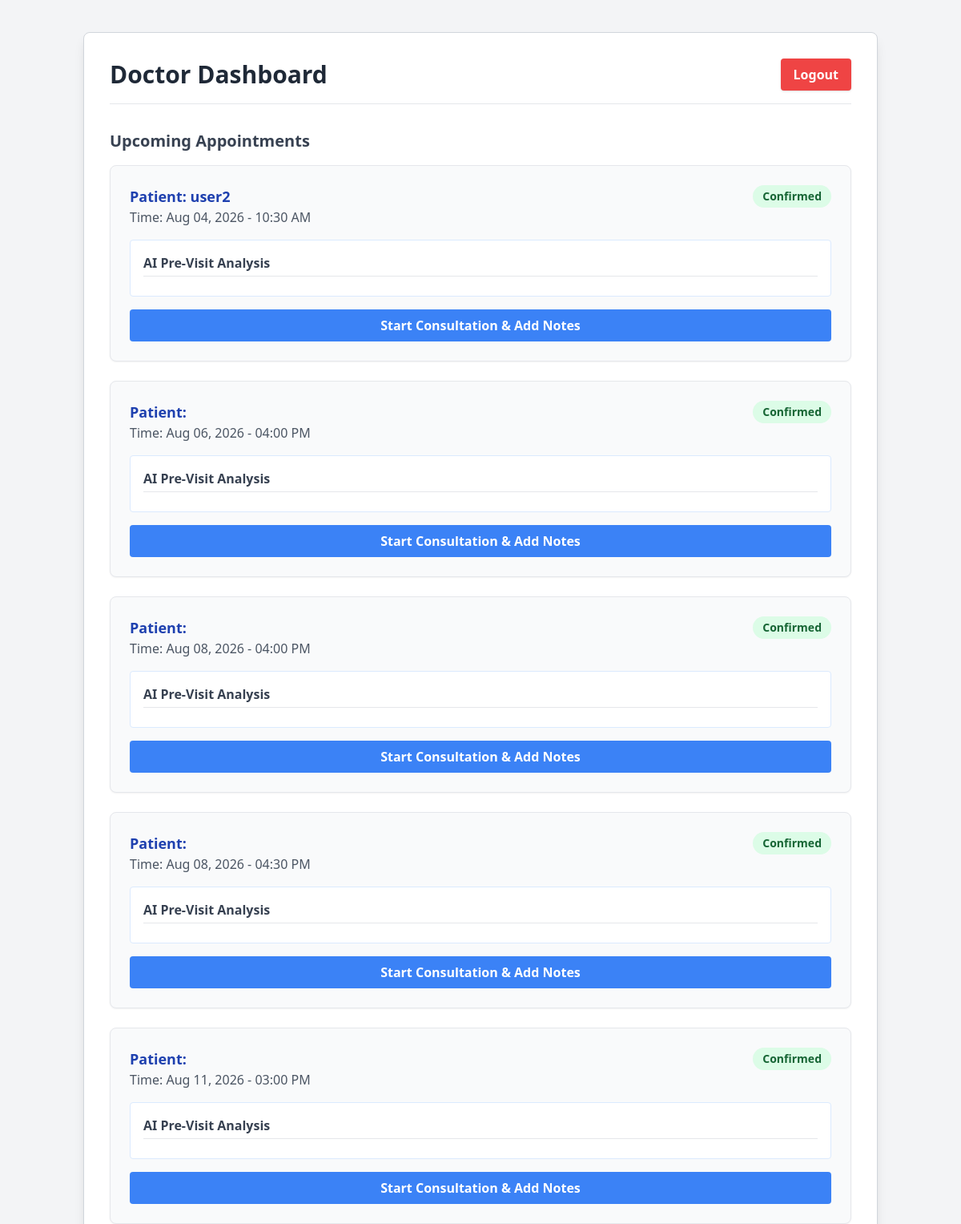
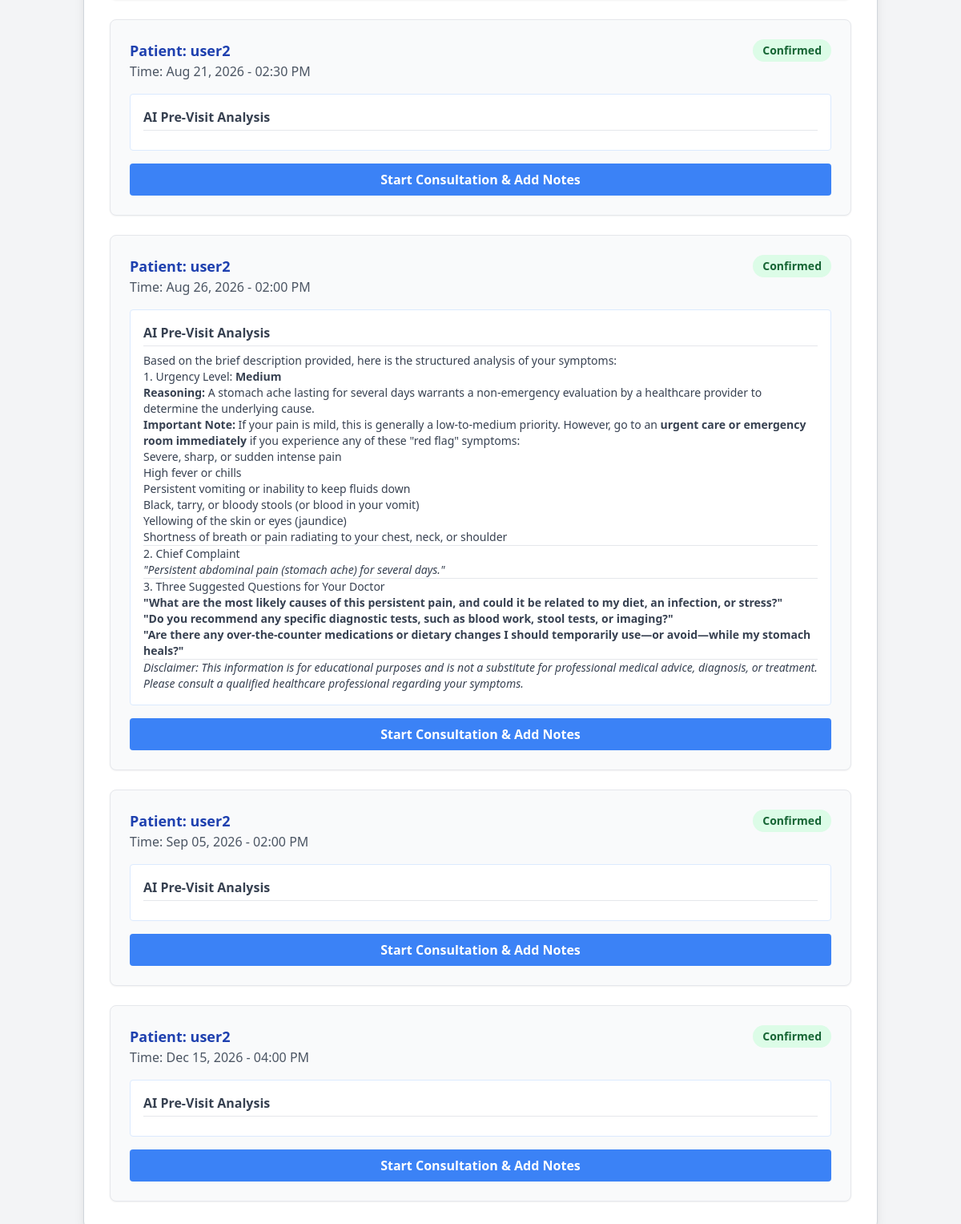
Page /doctor/dashboard (signed in) on the committed database (2 pictures, top to bottom).
### app/models/__init__.py (models this page shows, shortened)
class User(db.Model, UserMixin):
    __tablename__ = 'users'
    id = db.Column(db.Integer, primary_key=True)
    name = db.Column(db.String(100), nullable=False)
    email = db.Column(db.String(120), unique=True, nullable=False)
    password_hash = db.Column(db.String(256), nullable=False)
    role = db.Column(db.String(20), nullable=False) # 'admin', 'doctor', or 'patient'

class Appointment(db.Model):
    __tablename__ = 'appointments'
    id = db.Column(db.Integer, primary_key=True)
    patient_id = db.Column(db.Integer, db.ForeignKey('users.id'), nullable=False)
    doctor_id = db.Column(db.Integer, db.ForeignKey('doctor_profiles.id'), nullable=False)
    start_time = db.Column(db.DateTime, nullable=False)
    end_time = db.Column(db.DateTime, nullable=False)
    status = db.Column(db.String(20), default='held') # held, pending, confirmed, cancelled, completed
    calendar_event_id = db.Column(db.String(100), nullable=True) # For Google Calendar

class PreVisitSummary(db.Model):
    __tablename__ = 'pre_visit_summaries'
    id = db.Column(db.Integer, primary_key=True)
    appointment_id = db.Column(db.Integer, db.ForeignKey('appointments.id'), nullable=False)
    raw_symptoms = db.Column(db.Text, nullable=False)
    ai_summary = db.Column(db.Text, nullable=True) # Stores the LLM output

### app/routes/doctor.py (the view)
@doctor_bp.route('/dashboard')
@login_required
def dashboard():
    if current_user.role != 'doctor':
        flash('Access denied.', 'error')
        return redirect(url_for('auth.login'))
    doctor = DoctorProfile.query.filter_by(user_id=current_user.id).first()
    appointments = Appointment.query.filter(
        Appointment.doctor_id == doctor.id,
        Appointment.status == 'confirmed'
    ).order_by(Appointment.start_time).all()
    appointments_data = []
    for appt in appointments:
        patient = User.query.get(appt.patient_id)
        pre_summary = PreVisitSummary.query.filter_by(appointment_id=appt.id).first()
        appointments_data.append({
            'appointment': appt,
            'patient': patient,
            'pre_summary': pre_summary
        })
    return render_template('doctor_dashboard.html', appointments_data=appointments_data)

### app/templates/doctor_dashboard.html
{% extends "base.html" %}
{% block content %}
<div class="bg-white p-8 border border-gray-300 shadow-lg rounded-lg mt-8">
    <div class="flex justify-between items-center mb-8 border-b pb-4">
        <h2 class="text-3xl font-bold text-gray-800">Doctor Dashboard</h2>
        <a href="{{ url_for('auth.logout') }}" class="bg-red-500 hover:bg-red-600 text-white font-bold py-2 px-4 rounded shadow">
            Logout
        </a>
    </div>
    <h3 class="text-xl font-semibold mb-4 text-gray-700">Upcoming Appointments</h3>
    {% if not appointments_data %}
        <p class="text-gray-500 italic">You have no upcoming appointments.</p>
    {% else %}
        <div class="space-y-6">
            {% for data in appointments_data %}
                <div class="bg-gray-50 p-6 rounded-lg border border-gray-200 shadow-sm">
                    <div class="flex justify-between items-start mb-4">
                        <div>
                            <h4 class="text-lg font-bold text-blue-800">Patient: {{ data.patient.name }}</h4>
                            <p class="text-gray-600 font-medium">Time: {{ data.appointment.start_time.strftime('%b %d, %Y - %I:%M %p') }}</p>
                        </div>
                        <span class="px-3 py-1 bg-green-100 text-green-800 rounded-full text-sm font-semibold">
                            Confirmed
                        </span>
                    </div>
                    {% if data.pre_summary %}
                        <div class="mt-4 bg-white p-4 rounded border border-blue-100">
                            <h5 class="font-bold text-gray-700 mb-2 border-b pb-1">AI Pre-Visit Analysis</h5>
                            <div class="text-gray-700 text-sm prose">{{ data.pre_summary.ai_summary | markdown | safe }}</div>
                        </div>
                    {% else %}
                        <div class="mt-4 bg-white p-4 rounded border border-gray-100">
                            <p class="text-gray-500 italic">No AI summary available.</p>
                        </div>
                    {% endif %}
                    <a href="{{ url_for('doctor.consultation', appointment_id=data.appointment.id) }}" class="block text-center mt-4 bg-blue-500 hover:bg-blue-700 text-white font-bold py-2 px-4 rounded w-full">
                        Start Consultation & Add Notes
                    </a>
                </div>
            {% endfor %}
        </div>
    {% endif %}
</div>
{% endblock %}

### app/templates/base.html (shortened to what this page needs)
<!DOCTYPE html>
<html lang="en">
<head>
    <script src="https://cdn.tailwindcss.com"></script>
</head>
<body class="bg-gray-100 font-sans leading-normal tracking-normal">
    <div class="container mx-auto px-4 mt-10">
        {% block content %}{% endblock %}
    </div>
</body>
</html>

### rows in the picture
User: patient.name "user2" "user2" "user2" "user2" "user2"
Appointment: appointment.start_time "Aug 04, 2026 - 10:30 AM"
Appointment: appointment.start_time "Aug 06, 2026 - 04:00 PM"
Appointment: appointment.start_time "Aug 08, 2026 - 04:00 PM"
Appointment: appointment.start_time "Aug 08, 2026 - 04:30 PM"
Appointment: appointment.start_time "Aug 11, 2026 - 03:00 PM"
Appointment: appointment.start_time "Aug 21, 2026 - 02:30 PM"
Appointment: appointment.start_time "Aug 26, 2026 - 02:00 PM"
PreVisitSummary: pre_summary.ai_summary "Based on the brief description provided, here is the structured analysis of your symptoms: 1. Urgency Level: Medium Reasoning: A stomach ache lasting for several days warrants a non-emergency evaluation by a healthcare provider to determine the underlying cause. Important Note: If your pain is mild, this is generally a low-to-medium priority. However, go to an urgent care or emergency room immediately if you experience any of these \"red flag\" symptoms: Severe, sharp, or sudden intense pain High fever or chills Persistent vomiting or inability to keep fluids down Black, tarry, or bloody stools (or blood in your vomit) Yellowing of the skin or eyes (jaundice) Shortness of breath or pain…"
Appointment: appointment.start_time "Sep 05, 2026 - 02:00 PM"
Appointment: appointment.start_time "Dec 15, 2026 - 04:00 PM"
